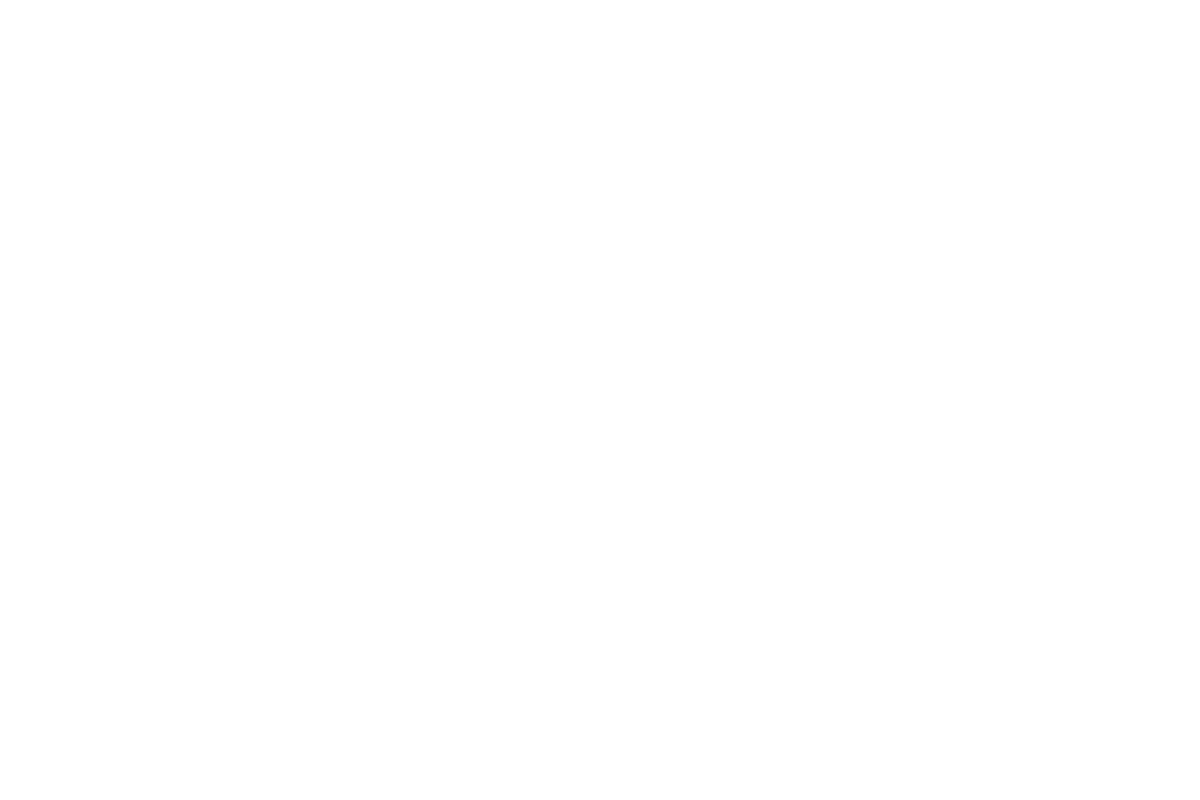
Frame 1 (no input)
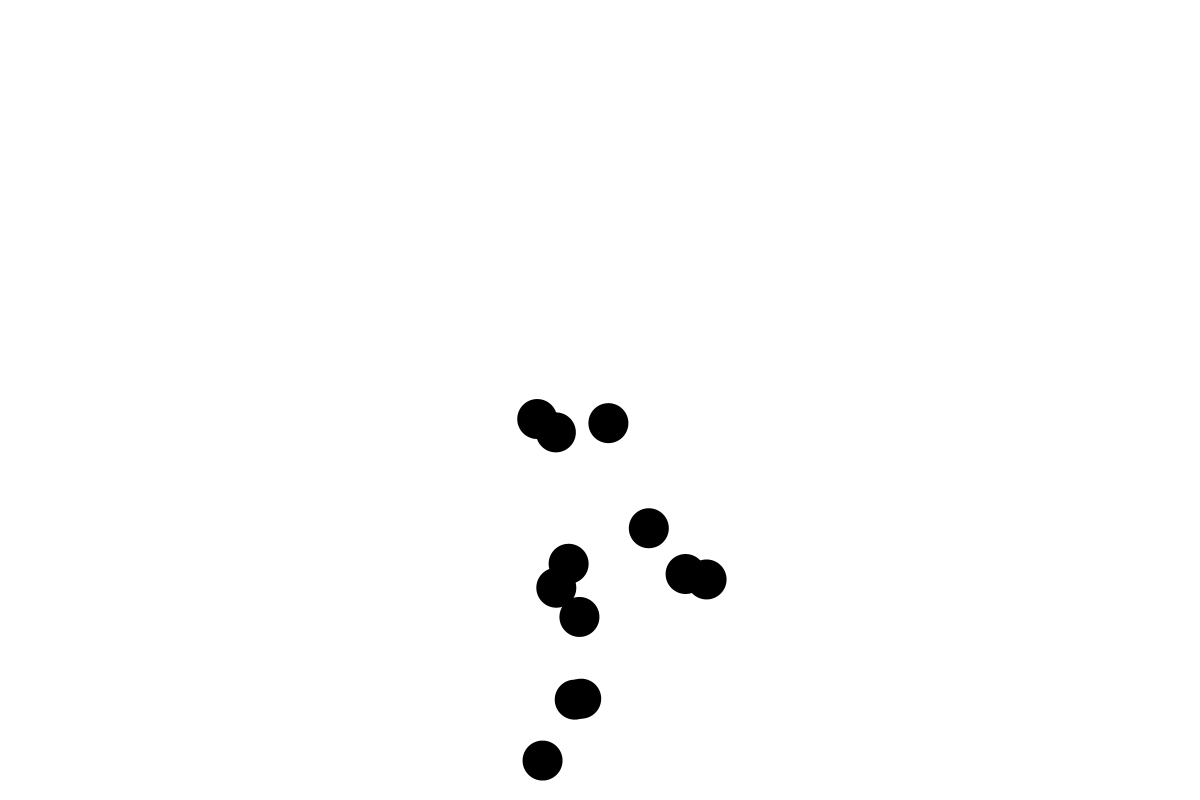
Frame 60 (the mouse pressed at the canvas centre just before this capture)
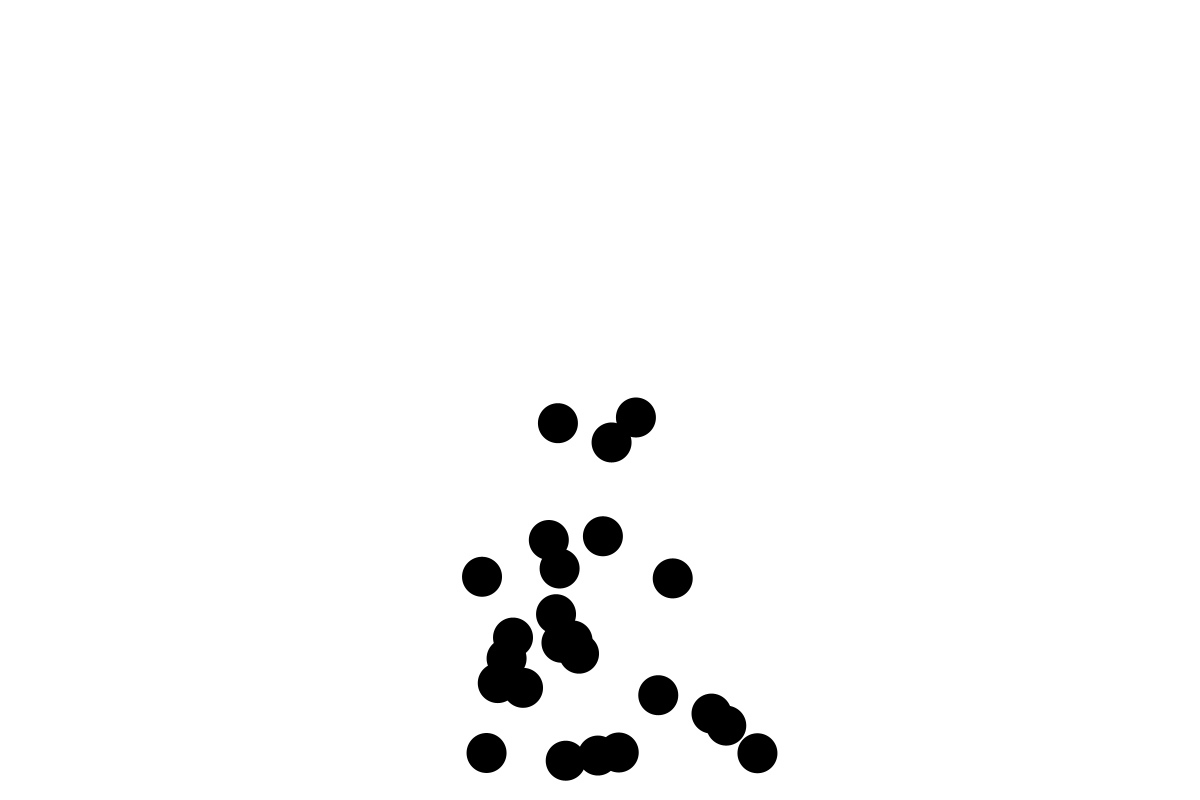
Frame 120 (the mouse held since frame 60 and released just before this capture)

The Processing sketch that drew these frames (run headless with seeded random() and noise(); from frame 60 on, the mouse is pressed at the canvas centre):

// Processing sketch: Ex_Packing_008
// ── Ex_Packing_008.pde
// lets add a way to add as many forces as we want on our circles / "particles"
ArrayList<Circle> myCircles = new ArrayList<Circle>();
float minR, maxR;
float noiseScale = 5; //control global speed range for initial velocity
// one of the forces we want to try and apply on the whole system
PVector gravity = new PVector(0.0,1);

void setup(){
    size(1200,800);
    background(255);
    fill(0);
    //noFill();
    noStroke();
    ellipseMode(RADIUS);
    minR = 0.5;
    maxR = 160;
}

void draw(){
    background(255);
    if(frameCount%5==0)
        circleBuilder();
    for(Circle c : myCircles){
        c.applyForce(gravity);
        c.run();

    }
}
void circleBuilder(){
    Circle myCircle = new Circle();
    myCircles.add(myCircle);
}

PVector pickRandomPos(){
    return new PVector(random((width/2)-50,(width/2)+50),random((height/2)-50,(height/2)+50));
}


class Circle{

    PVector pos;
    float radius;
    PVector vel;
    // to do that we will add acceleration
    // any collection of forces can affect the acceleration
    // and then after we finish adding all our forces
    // we can change the velocity once based on acceleration
    // and then change location based on updated velocity
    PVector acc;
    //another force we want to apply
    float friction = 0.001;

    Circle(){
        this.pos = pickRandomPos();
        this.radius = 20.0;
        // lets make the initial velocity zero
        this.vel = new PVector();
        this.acc = new PVector(map(noise(this.pos.x),0,1,-1,1)*noiseScale,map(noise(this.pos.y),0,1,-1,1)*noiseScale);
    }


    void run(){
        drag();
        update();
        display();
    }
    void update(){
        // like we said add initial force/acceleration to velocity
        vel.add(acc);
        // update vposition based on current velocity
        pos.add(vel);
        // reset acceleration
        acc.mult(0);
        //checkBorderCollision();
        checkBorderCollisionAdjusted();
    }
    // and now with this simple function we can make a multitude of forces affect our system
    // wind, gravity whatever
    void applyForce(PVector force) {
        acc.add(force);
    }
    void drag() {
        float speed = vel.mag();
        float dragMagnitude = friction * speed * speed;
        PVector drag = vel.get();
        drag.mult(-1);
        drag.normalize();
        drag.mult(dragMagnitude);
        applyForce(drag);
    }

    void checkBorderCollision(){
        if ((pos.x > width-radius) || (pos.x < radius)) {
            vel.x = vel.x * -1;
        }
        if ((pos.y > height-radius) || (pos.y < radius)) {
            vel.y = vel.y * -1;
        }
    }
    void checkBorderCollisionAdjusted() {
        if (pos.x > width-radius) {
          pos.x = width-radius;
          vel.x *= -1;
      } else if (pos.x < radius) {
          vel.x *= -1;
          pos.x = radius;
      }

      if (pos.y > height-radius) {
          vel.y *= -1;
          pos.y = height-radius;
      }
      else if (pos.y < radius) {
        vel.y *= -1;
        pos.y = radius;
    }
}
void display(){
    ellipse(pos.x,pos.y,radius,radius);
}



}
